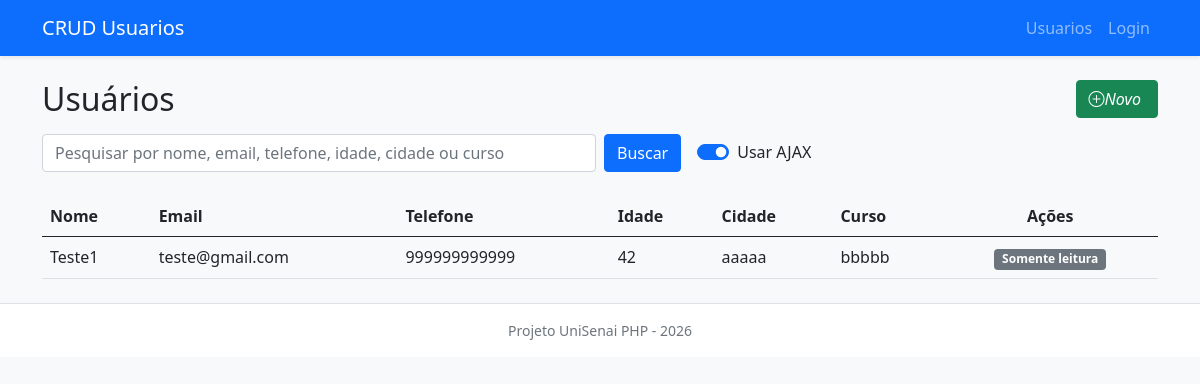
Page /Projeto_Unisenai_PHP/indexAjax.php on the committed database.
### tables this page shows
CREATE TABLE `usuarios` (
  `id` int(11) NOT NULL,
  `nome` varchar(150) NOT NULL,
  `email` varchar(100) NOT NULL,
  `telefone` varchar(20) NOT NULL,
  `idade` int(11) NOT NULL,
  `cidade` varchar(100) NOT NULL,
  `curso` varchar(100) NOT NULL
);

### Projeto_Unisenai_PHP/indexAjax.php (the view, shortened to what this page needs)
<?php
include 'conexao.php';
include 'includes/header.php';
$search = trim($_GET['search'] ?? '');
?>
<div class="d-flex align-items-center justify-content-between mb-3">
<h2 class="mb-0">Usuários</h2>
  <a href="form.php" class="btn btn-success">
  <i class="bi bi-plus-circle me-1">Novo</i>
  </a>
</div>
<form method="GET" action="index.php" class="row g-2 mb-3">
  <div class="col-12 col-md-8 col-lg-6">
    <input
      id="searchInput"
      type="text"
      name="search"
      class="form-control"
      list="searchSuggestions"
      autocomplete="off"
      placeholder="Pesquisar por nome, email, telefone, idade, cidade ou curso"
      value="<?php echo htmlspecialchars($search, ENT_QUOTES, 'UTF-8'); ?>"
    >
  </div>
  <div class="col-auto d-flex align-items-center gap-2">
    <button type="submit" class="btn btn-primary">Buscar</button>
    <div class="form-check form-switch ms-2">
      <input class="form-check-input" type="checkbox" id="ajaxToggle" checked>
      <label class="form-check-label" for="ajaxToggle">Usar AJAX</label>
    </div>
  </div>
</form>
<table class="table table-hover">
  <thead>
    <tr>
      <th>Nome</th>
      <th>Email</th>
      <th>Telefone</th>
      <th>Idade</th>
      <th>Cidade</th>
      <th>Curso</th>
      <th class="text-center">Ações</th>
    </tr>
  </thead>
  <tbody id="usuariosTableBody">
<?php
$sql = "SELECT * FROM usuarios";
$sql .= " ORDER BY id DESC";
if ($search !== '') {
  $stmt = mysqli_prepare($conn, $sql);
  $likeSearch = "%{$search}%";
  mysqli_stmt_bind_param(
    $stmt,
    "ssssss",
    $likeSearch,
    $likeSearch,
    $likeSearch,
    $likeSearch,
    $likeSearch,
    $likeSearch
  );
  mysqli_stmt_execute($stmt);
  $res = mysqli_stmt_get_result($stmt);
} else {
  $res = mysqli_query($conn, $sql);
}
while ($r = mysqli_fetch_assoc($res)){
  $acoesHtml = "<span class='badge bg-secondary'>Somente leitura</span>";
  echo "<tr>
    <td>" . htmlspecialchars($r['nome'], ENT_QUOTES, 'UTF-8') . "</td>
    <td>" . htmlspecialchars($r['email'], ENT_QUOTES, 'UTF-8') . "</td>
    <td>" . htmlspecialchars($r['telefone'], ENT_QUOTES, 'UTF-8') . "</td>
    <td>" . htmlspecialchars((string) $r['idade'], ENT_QUOTES, 'UTF-8') . "</td>
    <td>" . htmlspecialchars($r['cidade'], ENT_QUOTES, 'UTF-8') . "</td>
    <td>" . htmlspecialchars($r['curso'], ENT_QUOTES, 'UTF-8') . "</td>
    <td class='text-center'>{$acoesHtml}</td>
  </tr>";
}
?>
  </tbody>
</table>
<?php include 'includes/footer.php' ?>

### rows in the picture
usuarios: nome "Teste1", email "teste@gmail.com", telefone "999999999999", idade "42", cidade "aaaaa", curso "bbbbb"
